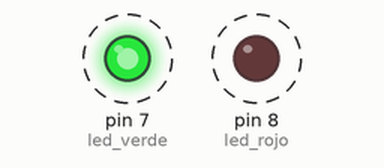
Recording of a sketch running on a simulated Arduino Uno, built with avr-gcc and run on an emulated ATmega328P. Parts: output pins drawn as LEDs (lit = HIGH). Dashed ring = blinking.

Above: at 0.1 s.
Timing chart, 0 to 3.0 s (numbered marks = the images above):
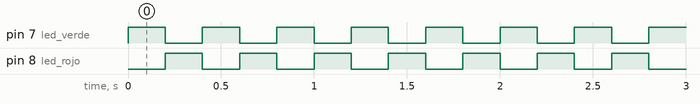

The sketch:

Encender_Led.ino
```cpp
int led_verde = 7;
int led_rojo = 8;

void setup(){
  pinMode (led_verde, OUTPUT);
  pinMode (led_rojo, OUTPUT);
}

void loop() {
  digitalWrite (led_verde, HIGH); // Encender el led
  digitalWrite (led_rojo, LOW); // Apagar el led
  delay (200);

  digitalWrite (led_verde, LOW); // Apagar el led
  digitalWrite (led_rojo, HIGH); // Encender el led
  delay (200);
}
```

Measured:
- by itself, pin 7 (led_verde), pin 8 (led_rojo): alternates HIGH for 0.20 s and LOW for 0.20 s
